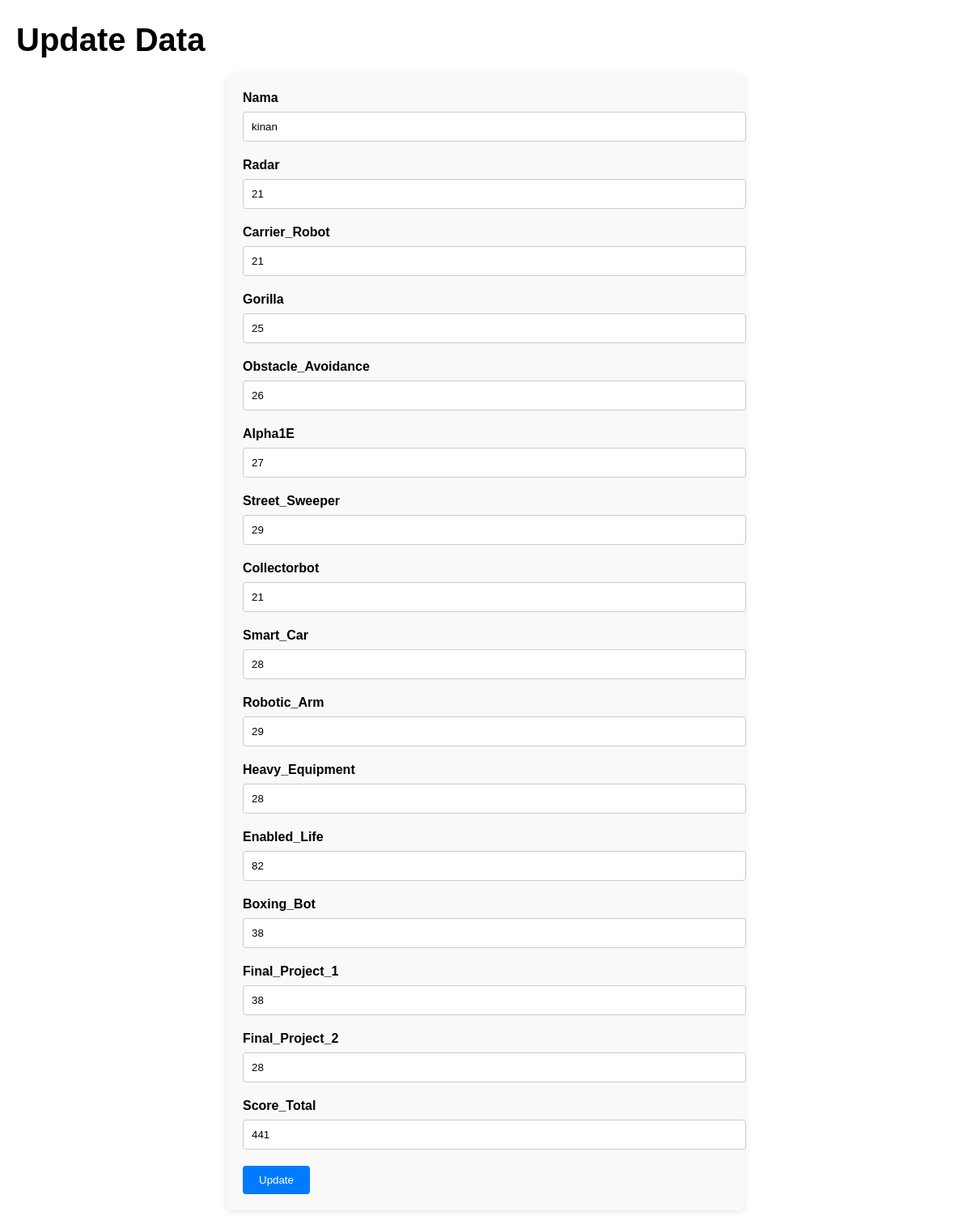
The app's page /update.php?id=5&table=Advanced_Smart_Life with its own data.
### tables this page shows
CREATE TABLE `advanced_smart_life` (
  `id` int NOT NULL,
  `Nama` varchar(100) DEFAULT NULL,
  `Radar` int DEFAULT NULL,
  `Carrier_Robot` int DEFAULT NULL,
  `Gorilla` int DEFAULT NULL,
  `Obstacle_Avoidance` int DEFAULT NULL,
  `Alpha1E` int DEFAULT NULL,
  `Street_Sweeper` int DEFAULT NULL,
  `Collectorbot` int DEFAULT NULL,
  `Smart_Car` int DEFAULT NULL,
  `Robotic_Arm` int DEFAULT NULL,
  `Heavy_Equipment` int DEFAULT NULL,
  `Enabled_Life` int DEFAULT NULL,
  `Boxing_Bot` int DEFAULT NULL,
  `Final_Project_1` int DEFAULT NULL,
  `Final_Project_2` int DEFAULT NULL,
  `Score_Total` int DEFAULT NULL
);

### update.php (the view, shortened to what this page needs)
<?php
include 'connect.php';
if (isset($_GET['id']) && isset($_GET['table'])) {
    $id = $_GET['id'];
    $table = $_GET['table'];
    $sql = "SELECT * FROM $table WHERE id = ?";
    $stmt = $conn->prepare($sql);
    $stmt->bind_param('i', $id);
    $stmt->execute();
    $result = $stmt->get_result();
    if ($result->num_rows > 0) {
        $row = $result->fetch_assoc();
    } else {
        echo "Data tidak ditemukan.";
        exit;
    }
} else {
    echo "Parameter tidak valid.";
    exit;
}
?>
<!DOCTYPE html>
<html lang="en">
<head>
    <link rel="stylesheet" href="style.css">
</head>
<body>
<h1>Update Data</h1>
<form method="post">
    <?php
    foreach ($row as $key => $value) {
        if ($key != 'id') {
            echo "<label for='$key'>" . htmlspecialchars($key) . "</label>";
            echo "<input type='text' name='" . htmlspecialchars($key) . "' value='" . htmlspecialchars($value ?? '') . "' required>";
        }
    }
    ?>
    <input type="submit" value="Update">
</form>
</body>
</html>

### style.css (style rules this page uses)
body { font-family: Arial, sans-serif; margin: 0; padding: 0; background-color: #ffffff; }
h1 { font-size: 2.5em; margin-bottom: 0.5em; }

### update.php (style rules this page uses)
body { font-family: Arial, sans-serif; margin: 20px; }
form { max-width: 600px; margin: 0 auto; background-color: #f9f9f9; padding: 20px; border-radius: 8px; box-shadow: 0 2px 10px rgba(0, 0, 0, 0.1); }
label { display: block; margin-bottom: 8px; font-weight: bold; }
input[type="text"], input[type="number"] { width: 100%; padding: 10px; margin-bottom: 20px; border: 1px solid #ccc; border-radius: 4px; }
input[type="submit"] { padding: 10px 20px; background-color: #007BFF; color: #fff; border: none; border-radius: 4px; cursor: pointer; }

### records on screen
advanced_smart_life: Nama "kinan", Radar "21", Carrier_Robot "21", Gorilla "25", Obstacle_Avoidance "26", Alpha1E "27", Street_Sweeper "29", Collectorbot "21", Smart_Car "28", Robotic_Arm "29", Heavy_Equipment "28", Enabled_Life "82", Boxing_Bot "38", Final_Project_1 "38", Final_Project_2 "28", Score_Total "441"

### other values on screen
$key "Nama"
$key "Radar"
$key "Carrier_Robot"
$key "Gorilla"
$key "Obstacle_Avoidance"
$key "Alpha1E"
$key "Street_Sweeper"
$key "Collectorbot"
$key "Smart_Car"
$key "Robotic_Arm"
$key "Heavy_Equipment"
$key "Enabled_Life"
$key "Boxing_Bot"
$key "Final_Project_1"
$key "Final_Project_2"
